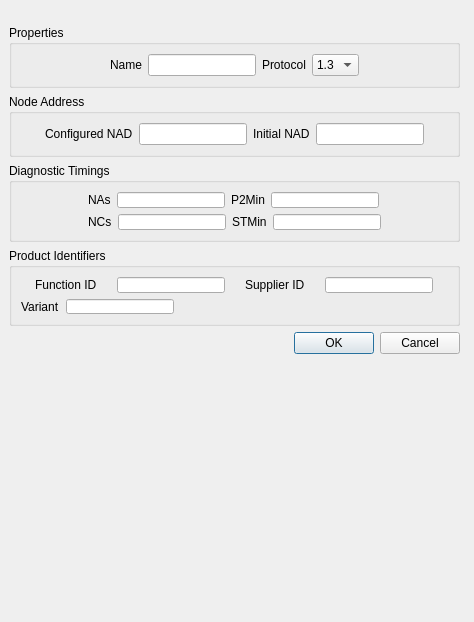
<?xml version="1.0" encoding="UTF-8"?>
<ui version="4.0">
 <class>SlaveDlg</class>
 <widget class="QDialog" name="SlaveDlg">
  <property name="windowModality">
   <enum>Qt::NonModal</enum>
  </property>
  <property name="geometry">
   <rect>
    <x>0</x>
    <y>0</y>
    <width>474</width>
    <height>622</height>
   </rect>
  </property>
  <property name="sizePolicy">
   <sizepolicy hsizetype="Fixed" vsizetype="Fixed">
    <horstretch>0</horstretch>
    <verstretch>0</verstretch>
   </sizepolicy>
  </property>
  <property name="windowTitle">
   <string>Edit ECU - Slave_ECU1</string>
  </property>
  <widget class="QWidget" name="">
   <property name="geometry">
    <rect>
     <x>9</x>
     <y>25</y>
     <width>451</width>
     <height>329</height>
    </rect>
   </property>
   <layout class="QVBoxLayout" name="verticalLayout_4">
    <item>
     <widget class="QGroupBox" name="groupBox">
      <property name="title">
       <string>Properties</string>
      </property>
      <layout class="QHBoxLayout" name="horizontalLayout_5">
       <item>
        <layout class="QHBoxLayout" name="horizontalLayout_3">
         <item>
          <widget class="QLabel" name="label_2">
           <property name="sizePolicy">
            <sizepolicy hsizetype="Fixed" vsizetype="Preferred">
             <horstretch>0</horstretch>
             <verstretch>0</verstretch>
            </sizepolicy>
           </property>
           <property name="text">
            <string>Name</string>
           </property>
          </widget>
         </item>
         <item>
          <layout class="QHBoxLayout" name="horizontalLayout_17"/>
         </item>
         <item>
          <widget class="QLineEdit" name="editName">
           <property name="sizePolicy">
            <sizepolicy hsizetype="Fixed" vsizetype="Fixed">
             <horstretch>0</horstretch>
             <verstretch>0</verstretch>
            </sizepolicy>
           </property>
          </widget>
         </item>
         <item>
          <widget class="QLabel" name="label">
           <property name="sizePolicy">
            <sizepolicy hsizetype="Fixed" vsizetype="Preferred">
             <horstretch>0</horstretch>
             <verstretch>0</verstretch>
            </sizepolicy>
           </property>
           <property name="text">
            <string>Protocol</string>
           </property>
          </widget>
         </item>
         <item>
          <layout class="QHBoxLayout" name="horizontalLayout_4"/>
         </item>
         <item>
          <widget class="QComboBox" name="comboProtocol">
           <property name="sizePolicy">
            <sizepolicy hsizetype="Fixed" vsizetype="Fixed">
             <horstretch>0</horstretch>
             <verstretch>0</verstretch>
            </sizepolicy>
           </property>
           <item>
            <property name="text">
             <string extracomment="LIN Version 1.3">1.3</string>
            </property>
           </item>
           <item>
            <property name="text">
             <string extracomment="LIN Version 2.0">2.0</string>
            </property>
           </item>
           <item>
            <property name="text">
             <string extracomment="LIN Version 2.1">2.1</string>
            </property>
           </item>
          </widget>
         </item>
        </layout>
       </item>
      </layout>
     </widget>
    </item>
    <item>
     <widget class="QGroupBox" name="groupNodeAddress">
      <property name="title">
       <string>Node Address</string>
      </property>
      <layout class="QHBoxLayout" name="horizontalLayout_8">
       <item>
        <layout class="QHBoxLayout" name="horizontalLayout_6">
         <item>
          <widget class="QLabel" name="label_7">
           <property name="sizePolicy">
            <sizepolicy hsizetype="Fixed" vsizetype="Preferred">
             <horstretch>0</horstretch>
             <verstretch>0</verstretch>
            </sizepolicy>
           </property>
           <property name="text">
            <string>Configured NAD</string>
           </property>
          </widget>
         </item>
         <item>
          <layout class="QHBoxLayout" name="horizontalLayout_18"/>
         </item>
         <item>
          <widget class="QLineEdit" name="editConfigNAD">
           <property name="sizePolicy">
            <sizepolicy hsizetype="Fixed" vsizetype="Fixed">
             <horstretch>0</horstretch>
             <verstretch>0</verstretch>
            </sizepolicy>
           </property>
          </widget>
         </item>
         <item>
          <widget class="QLabel" name="label_9">
           <property name="sizePolicy">
            <sizepolicy hsizetype="Fixed" vsizetype="Preferred">
             <horstretch>0</horstretch>
             <verstretch>0</verstretch>
            </sizepolicy>
           </property>
           <property name="text">
            <string>Initial NAD</string>
           </property>
          </widget>
         </item>
         <item>
          <layout class="QHBoxLayout" name="horizontalLayout_2"/>
         </item>
         <item>
          <widget class="QLineEdit" name="editInitialNAD">
           <property name="sizePolicy">
            <sizepolicy hsizetype="Fixed" vsizetype="Fixed">
             <horstretch>0</horstretch>
             <verstretch>0</verstretch>
            </sizepolicy>
           </property>
          </widget>
         </item>
        </layout>
       </item>
      </layout>
     </widget>
    </item>
    <item>
     <widget class="QGroupBox" name="groupDiagTime">
      <property name="title">
       <string>Diagnostic Timings</string>
      </property>
      <layout class="QHBoxLayout" name="horizontalLayout_12">
       <item>
        <layout class="QVBoxLayout" name="verticalLayout_2">
         <item>
          <layout class="QHBoxLayout" name="horizontalLayout_10">
           <item>
            <widget class="QLabel" name="label_3">
             <property name="sizePolicy">
              <sizepolicy hsizetype="Fixed" vsizetype="Fixed">
               <horstretch>0</horstretch>
               <verstretch>0</verstretch>
              </sizepolicy>
             </property>
             <property name="text">
              <string>NAs</string>
             </property>
            </widget>
           </item>
           <item>
            <layout class="QHBoxLayout" name="horizontalLayout_9"/>
           </item>
           <item>
            <widget class="QLineEdit" name="editNAS">
             <property name="sizePolicy">
              <sizepolicy hsizetype="Fixed" vsizetype="Fixed">
               <horstretch>0</horstretch>
               <verstretch>0</verstretch>
              </sizepolicy>
             </property>
            </widget>
           </item>
           <item>
            <widget class="QLabel" name="label_5">
             <property name="sizePolicy">
              <sizepolicy hsizetype="Fixed" vsizetype="Fixed">
               <horstretch>0</horstretch>
               <verstretch>0</verstretch>
              </sizepolicy>
             </property>
             <property name="text">
              <string>P2Min</string>
             </property>
            </widget>
           </item>
           <item>
            <layout class="QHBoxLayout" name="horizontalLayout_20"/>
           </item>
           <item>
            <widget class="QLineEdit" name="editP2MIN">
             <property name="sizePolicy">
              <sizepolicy hsizetype="Fixed" vsizetype="Fixed">
               <horstretch>0</horstretch>
               <verstretch>0</verstretch>
              </sizepolicy>
             </property>
            </widget>
           </item>
          </layout>
         </item>
         <item>
          <layout class="QHBoxLayout" name="horizontalLayout_11">
           <item>
            <widget class="QLabel" name="label_4">
             <property name="sizePolicy">
              <sizepolicy hsizetype="Fixed" vsizetype="Fixed">
               <horstretch>0</horstretch>
               <verstretch>0</verstretch>
              </sizepolicy>
             </property>
             <property name="text">
              <string>NCs</string>
             </property>
            </widget>
           </item>
           <item>
            <layout class="QHBoxLayout" name="horizontalLayout_21"/>
           </item>
           <item>
            <widget class="QLineEdit" name="editNCR">
             <property name="sizePolicy">
              <sizepolicy hsizetype="Fixed" vsizetype="Fixed">
               <horstretch>0</horstretch>
               <verstretch>0</verstretch>
              </sizepolicy>
             </property>
            </widget>
           </item>
           <item>
            <widget class="QLabel" name="label_6">
             <property name="sizePolicy">
              <sizepolicy hsizetype="Fixed" vsizetype="Fixed">
               <horstretch>0</horstretch>
               <verstretch>0</verstretch>
              </sizepolicy>
             </property>
             <property name="text">
              <string>STMin</string>
             </property>
            </widget>
           </item>
           <item>
            <layout class="QHBoxLayout" name="horizontalLayout_22"/>
           </item>
           <item>
            <widget class="QLineEdit" name="editSTMIN">
             <property name="sizePolicy">
              <sizepolicy hsizetype="Fixed" vsizetype="Fixed">
               <horstretch>0</horstretch>
               <verstretch>0</verstretch>
              </sizepolicy>
             </property>
            </widget>
           </item>
          </layout>
         </item>
        </layout>
       </item>
      </layout>
     </widget>
    </item>
    <item>
     <widget class="QGroupBox" name="groupProductId">
      <property name="title">
       <string>Product Identifiers</string>
      </property>
      <layout class="QHBoxLayout" name="horizontalLayout_16">
       <item>
        <layout class="QVBoxLayout" name="verticalLayout_3">
         <item>
          <layout class="QHBoxLayout" name="horizontalLayout_14">
           <item>
            <widget class="QLabel" name="label_8">
             <property name="sizePolicy">
              <sizepolicy hsizetype="Fixed" vsizetype="Preferred">
               <horstretch>0</horstretch>
               <verstretch>0</verstretch>
              </sizepolicy>
             </property>
             <property name="text">
              <string>Function ID</string>
             </property>
            </widget>
           </item>
           <item>
            <layout class="QHBoxLayout" name="horizontalLayout_23"/>
           </item>
           <item>
            <widget class="QLineEdit" name="editFunctionId">
             <property name="sizePolicy">
              <sizepolicy hsizetype="Fixed" vsizetype="Fixed">
               <horstretch>0</horstretch>
               <verstretch>0</verstretch>
              </sizepolicy>
             </property>
            </widget>
           </item>
           <item>
            <widget class="QLabel" name="label_10">
             <property name="sizePolicy">
              <sizepolicy hsizetype="Fixed" vsizetype="Preferred">
               <horstretch>0</horstretch>
               <verstretch>0</verstretch>
              </sizepolicy>
             </property>
             <property name="text">
              <string>Supplier ID</string>
             </property>
            </widget>
           </item>
           <item>
            <layout class="QHBoxLayout" name="horizontalLayout_25"/>
           </item>
           <item>
            <widget class="QLineEdit" name="editSupplierID">
             <property name="sizePolicy">
              <sizepolicy hsizetype="Fixed" vsizetype="Fixed">
               <horstretch>0</horstretch>
               <verstretch>0</verstretch>
              </sizepolicy>
             </property>
            </widget>
           </item>
          </layout>
         </item>
         <item>
          <layout class="QHBoxLayout" name="horizontalLayout_15">
           <item>
            <widget class="QLabel" name="label_11">
             <property name="sizePolicy">
              <sizepolicy hsizetype="Fixed" vsizetype="Preferred">
               <horstretch>0</horstretch>
               <verstretch>0</verstretch>
              </sizepolicy>
             </property>
             <property name="text">
              <string>Variant</string>
             </property>
            </widget>
           </item>
           <item>
            <layout class="QHBoxLayout" name="horizontalLayout_26"/>
           </item>
           <item>
            <widget class="QLineEdit" name="editVariant">
             <property name="sizePolicy">
              <sizepolicy hsizetype="Fixed" vsizetype="Fixed">
               <horstretch>0</horstretch>
               <verstretch>0</verstretch>
              </sizepolicy>
             </property>
            </widget>
           </item>
           <item>
            <spacer name="horizontalSpacer">
             <property name="orientation">
              <enum>Qt::Horizontal</enum>
             </property>
             <property name="sizeHint" stdset="0">
              <size>
               <width>40</width>
               <height>20</height>
              </size>
             </property>
            </spacer>
           </item>
          </layout>
         </item>
        </layout>
       </item>
      </layout>
     </widget>
    </item>
    <item>
     <widget class="QDialogButtonBox" name="buttonBox">
      <property name="standardButtons">
       <set>QDialogButtonBox::Cancel|QDialogButtonBox::Ok</set>
      </property>
     </widget>
    </item>
   </layout>
  </widget>
  <zorder>groupNodeAddress</zorder>
  <zorder>groupProductId</zorder>
  <zorder>groupDiagTime</zorder>
  <zorder>layoutWidget</zorder>
  <zorder>layoutWidget</zorder>
  <zorder>splitter</zorder>
  <zorder>label_7</zorder>
  <zorder>groupBox</zorder>
  <zorder>label</zorder>
  <zorder>label_2</zorder>
  <zorder>editName</zorder>
  <zorder>buttonBox</zorder>
  <zorder>comboProtocol</zorder>
  <zorder>editInitialNAD</zorder>
  <zorder>label_9</zorder>
  <zorder>editConfigNAD</zorder>
  <zorder>label_3</zorder>
  <zorder>editNAS</zorder>
  <zorder>label_5</zorder>
  <zorder>editP2MIN</zorder>
  <zorder>editSTMIN</zorder>
  <zorder>label_6</zorder>
  <zorder>editNCR</zorder>
  <zorder>label_4</zorder>
  <zorder>label_8</zorder>
  <zorder>editFunctionId</zorder>
  <zorder>label_10</zorder>
  <zorder>editSupplierID</zorder>
  <zorder>editVariant</zorder>
  <zorder>label_11</zorder>
 </widget>
 <resources/>
 <connections/>
</ui>
